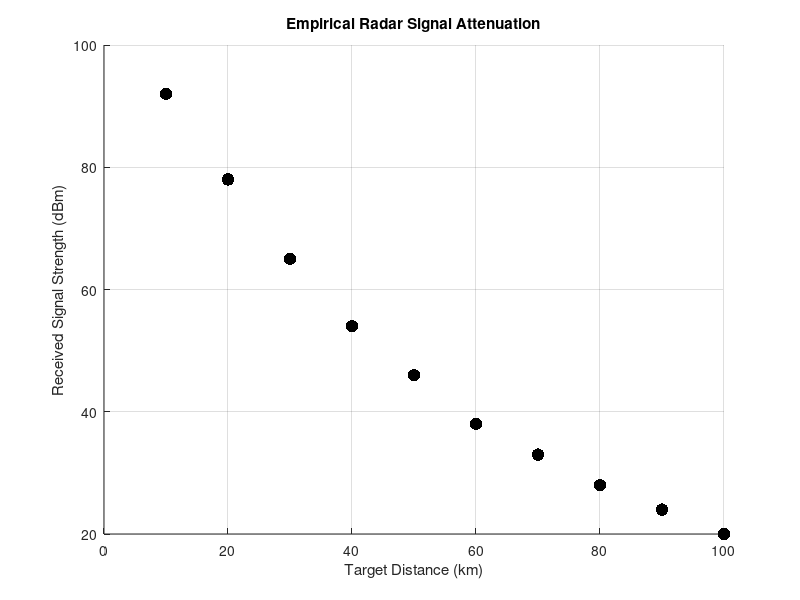
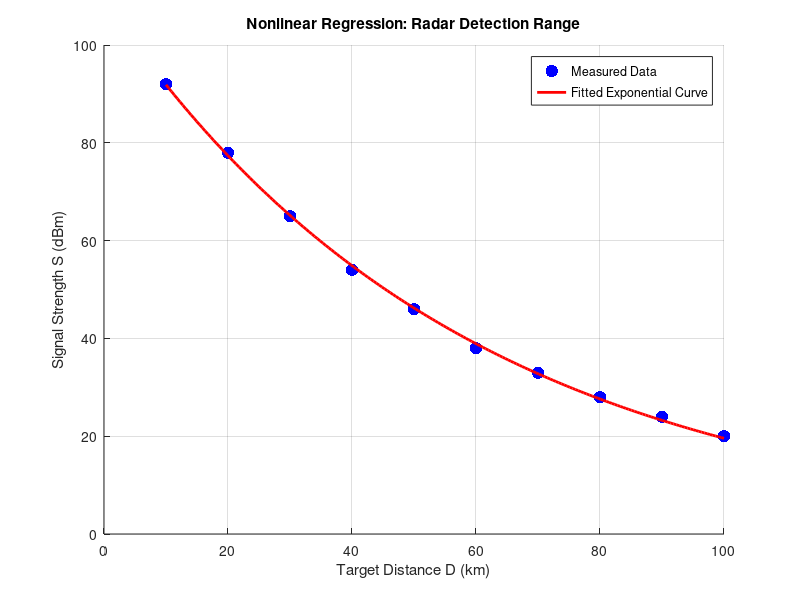

Recreate these plots in MATLAB, in order.
% Radar Detection Range Prediction (Nonlinear Regression)
% Exponential Decay Model: S(D) = alpha * exp(-beta * D)

clc; clear; close all;

% 1. Experimental Radar Data
dist_km    = 10:10:100; % Target distance (km)
signal_dbm = [92, 78, 65, 54, 46, 38, 33, 28, 24, 20]; % Signal strength (dBm)

% 2. Initial Data Visualization
figure('Name', 'Radar Data', 'Color', 'w');
scatter(dist_km, signal_dbm, 80, 'k', 'filled'); grid on;
xlabel('Target Distance (km)'); ylabel('Received Signal Strength (dBm)');
title('Empirical Radar Signal Attenuation');

% 3. Model Definition & Nonlinear Fitting
% b(1) represents alpha, b(2) represents beta
decay_model = @(b, x) b(1) .* exp(-b(2) .* x);
initial_guess = [100, 0.05]; % Reasonable starting points

% Least squares curve fitting
options = optimset('Display', 'off');
params = lsqcurvefit(decay_model, initial_guess, dist_km, signal_dbm, [], [], options);

alpha_est = params(1);
beta_est  = params(2);

fprintf('--- Nonlinear Model Optimization ---\n');
fprintf('Alpha (\x03B1) = %.4f\n', alpha_est);
fprintf('Beta (\x03B2)  = %.6f\n', beta_est);

% 4. Evaluate Model Accuracy
pred_signal = decay_model(params, dist_km);
residuals = signal_dbm - pred_signal;
rmse = sqrt(mean(residuals.^2));

% Calculate R-squared for nonlinear fit
ss_tot = sum((signal_dbm - mean(signal_dbm)).^2);
ss_res = sum(residuals.^2);
r_squared = 1 - (ss_res / ss_tot);

fprintf('\n--- Performance Metrics ---\n');
fprintf('RMSE      = %.4f dBm\n', rmse);
fprintf('R-Squared = %.4f\n', r_squared);
fprintf('\nFinal Equation: S(D) = %.4f * exp(-%.6f * D)\n', alpha_est, beta_est);

% 5. Plot Fitted Decay Curve vs Actual Data
d_smooth = linspace(min(dist_km), max(dist_km), 200);
s_smooth = decay_model(params, d_smooth);

figure('Name', 'Fitted Model', 'Color', 'w');
scatter(dist_km, signal_dbm, 80, 'b', 'filled'); hold on;
plot(d_smooth, s_smooth, 'r-', 'LineWidth', 2); grid on;
xlabel('Target Distance D (km)'); ylabel('Signal Strength S (dBm)');
title('Nonlinear Regression: Radar Detection Range');
legend('Measured Data', 'Fitted Exponential Curve');

% 6. Model Extrapolation (Prediction)
test_dist = 120; % Predicting beyond our measured data
pred_val = decay_model(params, test_dist);
fprintf('\n--- Extrapolation ---\n');
fprintf('Predicted signal at %.1f km = %.4f dBm\n', test_dist, pred_val);
